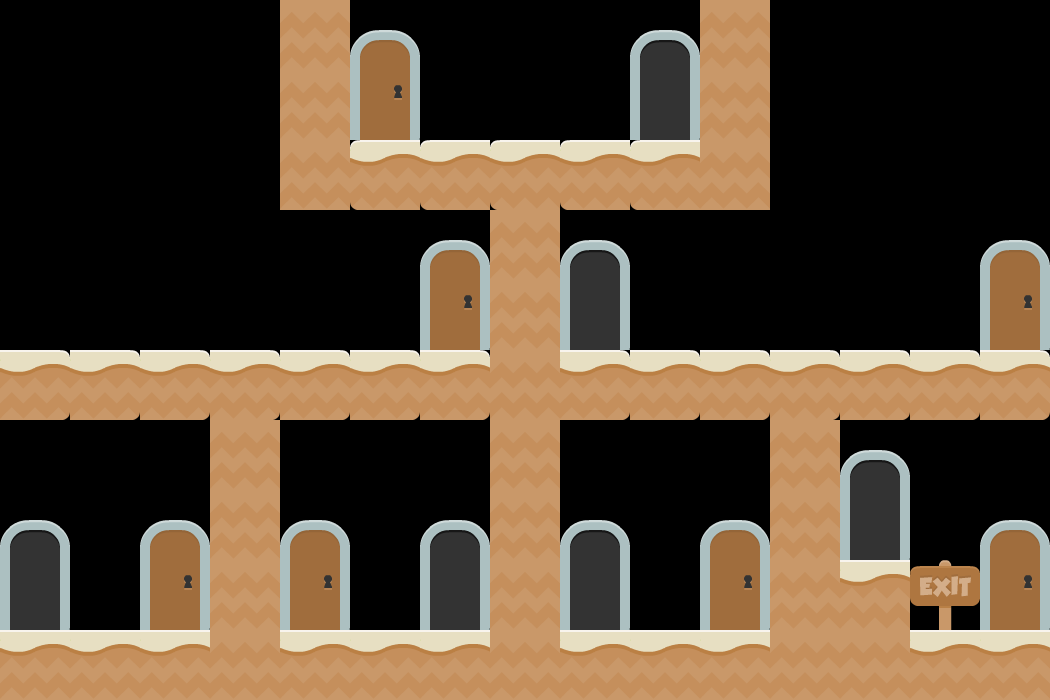

Below is a game level as drawn by its tile map, then a one-line description and the .tmx file that defines it, in full:
An orthogonal 15x10 tile map with 70x70 px tiles, 1 tile layer (Tile Layer 1) and 17 objects (7x door, 6x wall, 4x platform).

<map version="1.0" tiledversion="1.0.1" orientation="orthogonal" renderorder="right-down" width="15" height="10" tilewidth="70" tileheight="70" nextobjectid="65">
 <properties>
  <property name="star1time" type="float" value="7" />
 </properties>
 <tileset firstgid="1" name="tiles_spritesheet" tilewidth="70" tileheight="70" spacing="2" tilecount="156" columns="12">
  <image source="tiles_spritesheet.png" width="914" height="936" />
 </tileset>
 <layer name="Tile Layer 1" width="15" height="10">
  <data encoding="csv">
0,0,0,0,153,70,0,0,0,46,153,0,0,0,0,
0,0,0,0,153,82,0,0,0,58,153,0,0,0,0,
0,0,0,0,153,113,113,113,113,113,153,0,0,0,0,
0,0,0,0,0,0,70,153,46,0,0,0,0,0,70,
0,0,0,0,0,0,82,153,58,0,0,0,0,0,82,
89,89,89,89,89,89,89,153,89,89,89,89,89,89,89,
0,0,0,153,0,0,0,153,0,0,0,153,46,0,0,
46,0,70,153,70,0,46,153,46,0,70,153,58,0,70,
58,0,82,153,82,0,58,153,58,0,82,153,101,65,82,
101,101,101,153,101,101,101,153,101,101,101,153,153,101,101
</data>
 </layer>
 <objectgroup name="Object Layer 1">
  <object id="44" type="platform" x="0" y="350" width="1050" height="70" />
  <object id="45" type="platform" x="0" y="630" width="1050" height="70" />
  <object id="46" type="platform" x="350" y="140" width="350" height="70" />
  <object id="47" type="platform" x="840" y="560" width="70" height="70" />
  <object id="48" type="wall" x="210" y="420" width="70" height="210" />
  <object id="49" type="wall" x="490" y="420" width="70" height="210" />
  <object id="50" type="wall" x="770" y="420" width="70" height="210" />
  <object id="51" type="wall" x="490" y="210" width="70" height="140" />
  <object id="52" type="wall" x="280" y="0" width="70" height="210" />
  <object id="53" type="wall" x="700" y="0" width="70" height="210" />
  <object id="55" type="door" x="140" y="490" width="70" height="140" />
  <object id="56" type="door" x="420" y="210" width="70" height="140" />
  <object id="58" type="door" x="280" y="490" width="70" height="140" />
  <object id="60" type="door" x="980" y="210" width="70" height="140" />
  <object id="61" type="door" x="700" y="490" width="70" height="140" />
  <object id="62" type="door" x="350" y="0" width="70" height="140" />
  <object id="64" type="door" x="980" y="490" width="70" height="140" />
 </objectgroup>
</map>
